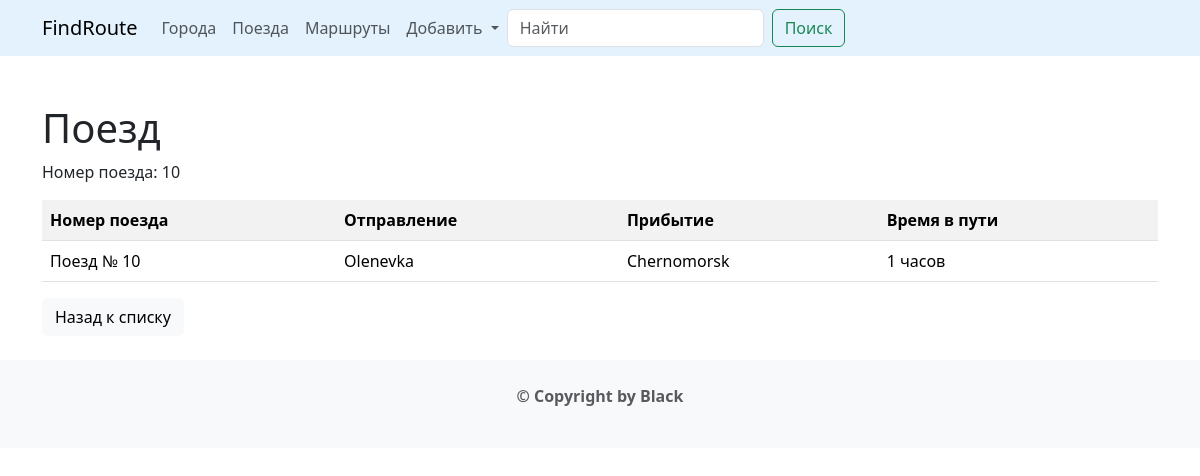
Page /trains/detail/24/ on the committed database.
### trains/models.py (models this page shows, shortened)
class Train(models.Model):
    name = models.CharField(max_length=50, unique=True, verbose_name='Номер поезда')
    travel_time = models.PositiveSmallIntegerField(verbose_name='Время в пути')
    from_city = models.ForeignKey(City, on_delete=models.CASCADE,
                                  related_name='to_city_set', verbose_name='В какой город')
    to_city = models.ForeignKey('cities.City', on_delete=models.CASCADE,
                                  related_name='from_city_set', verbose_name='Из какого города')
    class Meta:
        verbose_name = 'Поезд'
        verbose_name_plural = 'Поезда'
        ordering = ['travel_time']

### cities/models.py (models this page shows, shortened)
class City(models.Model):
    name = models.CharField(max_length=100, unique=True)
    def __str__(self):
        return self.name
    class Meta:
        verbose_name = 'Город'
        verbose_name_plural = 'Города'
        ordering = ['name']

### trains/views.py (the view)
# urls.py: path('detail/<int:pk>/', views.TrainDetailView.as_view(), name='detail'),
class TrainDetailView(DetailView):
    model = Train
    template_name = 'trains/detail.html'

### templates/trains/detail.html (shortened to what this page needs)
{% extends 'base.html' %}
{% block content %}
    <h1>Поезд</h1>
    <div class="row">
        <div class="col-md">
            <p>Номер поезда: {{ object.name }}</p>
        </div>
    </div>
    <table class="table table-striped">
        <tr>
            <th>Номер поезда</th>
            <th>Отправление</th>
            <th>Прибытие</th>
            <th>Время в пути</th>
        </tr>
        <tr>
            <td>
                <span>Поезд № {{ object.name }}</span>
            </td>
            <td>
                <span>{{ object.from_city }}</span>
            </td>
            <td>
                <span>{{ object.to_city }}</span>
            </td>
            <td>
                <span>{{ object.travel_time }} часов</span>
            </td>
        </tr>
    </table>
    <div class="row">
        <div class="col-md-4">
            <a href="{% url 'trains:train' %}">
                <button type="button" class="btn btn-light">
                    Назад к списку
                </button>
            </a>
        </div>
    </div>
{% endblock %}

### rows in the picture
Train: name "10", from_city "Olenevka", to_city "Chernomorsk", travel_time "1"
